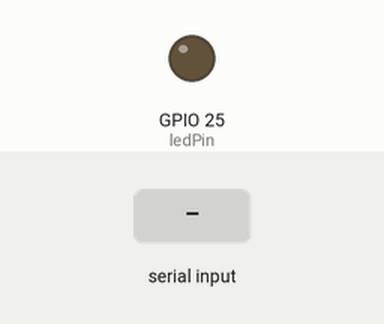
Simulated run of this sketch. Board: ESP32. On the bench: output pins drawn as LEDs (lit = HIGH). The test bench sets the inputs (shaded band). WiFi joins after 1.5 s; servers stay silent unless stated.

Above: at 2.3 s.
2.4 s: "1" received over Serial
At 2.47 s:
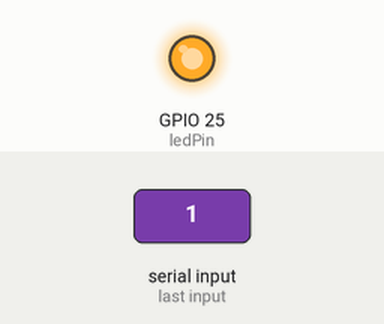
Timing chart, 0 to 5.4 s (numbered marks = the images above; inputs shaded):
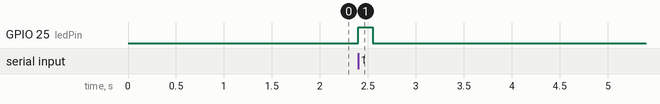

The sketch:

FormulaESP32.ino
```cpp
/*
    This sketch sends random data over UDP on a ESP32 device

*/
#include <WiFi.h>
#include <WiFiUdp.h>
#define MAXUDPSIZE 5
#define LED_PIN 25
#define MAXSERIALSIZE 1500

// WiFi network name and password:
const char *networkName = "lenovo-wifi";
const char *networkPswd = "asdfghjkl";
const int ledPin = 25;

uint8_t inChar;
// Local static IP
IPAddress local_IP(192, 168, 137, 2);
IPAddress gateway(192, 168, 137, 1);
IPAddress subnet(255, 255, 255, 0);

//IP address to send UDP data to:
// either use the ip address of the server or
// a network broadcast address
const char *udpAddress = "192.168.137.3";
const int udpPort = 3333;

//Are we currently connected?
boolean connected = false;

//The udp library class
WiFiUDP udp;
uint8_t udpRX[MAXUDPSIZE];

char serialRX[MAXSERIALSIZE];   // a String to hold incoming data
boolean stringComplete = false; // whether the string is complete
int serialRX_len = 0;

void toggleLed()
{
  digitalWrite(ledPin, !digitalRead(ledPin));
}

void setup()
{

  pinMode(ledPin, OUTPUT);
  Serial.setTimeout(50);
  // Initilize hardware serial:
  Serial.begin(115200);
  Serial.flush();
}

void loop()
{
  if (!connected)
  {
    connectToWiFi(networkName, networkPswd);
    while (!connected)
    {
      delay(500);
    }
  }

  String message;

  if ((Serial.available()))
  {
    digitalWrite(ledPin, 1);
    message = Serial.readString();
    stringComplete = true;
  }
  digitalWrite(ledPin, 0);

  if ((stringComplete) && (connected) && (message.length() > 0))
  {
    toggleLed();

    message.toCharArray(serialRX, MAXSERIALSIZE);
    udp.beginPacket(udpAddress, udpPort);
    udp.write((uint8_t *)serialRX, message.length());
    udp.endPacket();
    delay(100);

    stringComplete = false;
  }

  memset(udpRX, 0, MAXUDPSIZE);
  udp.parsePacket();
  if (int len = udp.read(udpRX, MAXUDPSIZE) > 0)
  {
    // UDP packet received
    toggleLed();
    Serial.write(udpRX, MAXUDPSIZE); // sent to formula (UART)
  }
}

void connectToWiFi(const char *ssid, const char *pwd)
{
  // delete old config
  WiFi.disconnect(true);
  //register event handler
  WiFi.onEvent(WiFiEvent);
  // set static IP
  WiFi.config(local_IP, gateway, subnet);

  // set no power save mode to low latency
  WiFi.setSleep(false);

  //Initiate connection
  WiFi.begin(ssid, pwd);
}

//wifi event handler
void WiFiEvent(WiFiEvent_t event)
{
  switch (event)
  {
  case SYSTEM_EVENT_STA_CONNECTED:
    connected = true;
    break;

  case SYSTEM_EVENT_STA_GOT_IP:

    //initializes the UDP state
    //This initializes the transfer buffer
    udp.begin(WiFi.localIP(), udpPort);
    connected = true;
    break;
  case SYSTEM_EVENT_STA_DISCONNECTED:
    connected = false;
    break;
  }
}
```

Measured:
- after the input at 2.4 s, GPIO 25 (ledPin): LOW → HIGH at once, → LOW 0.15 s later
